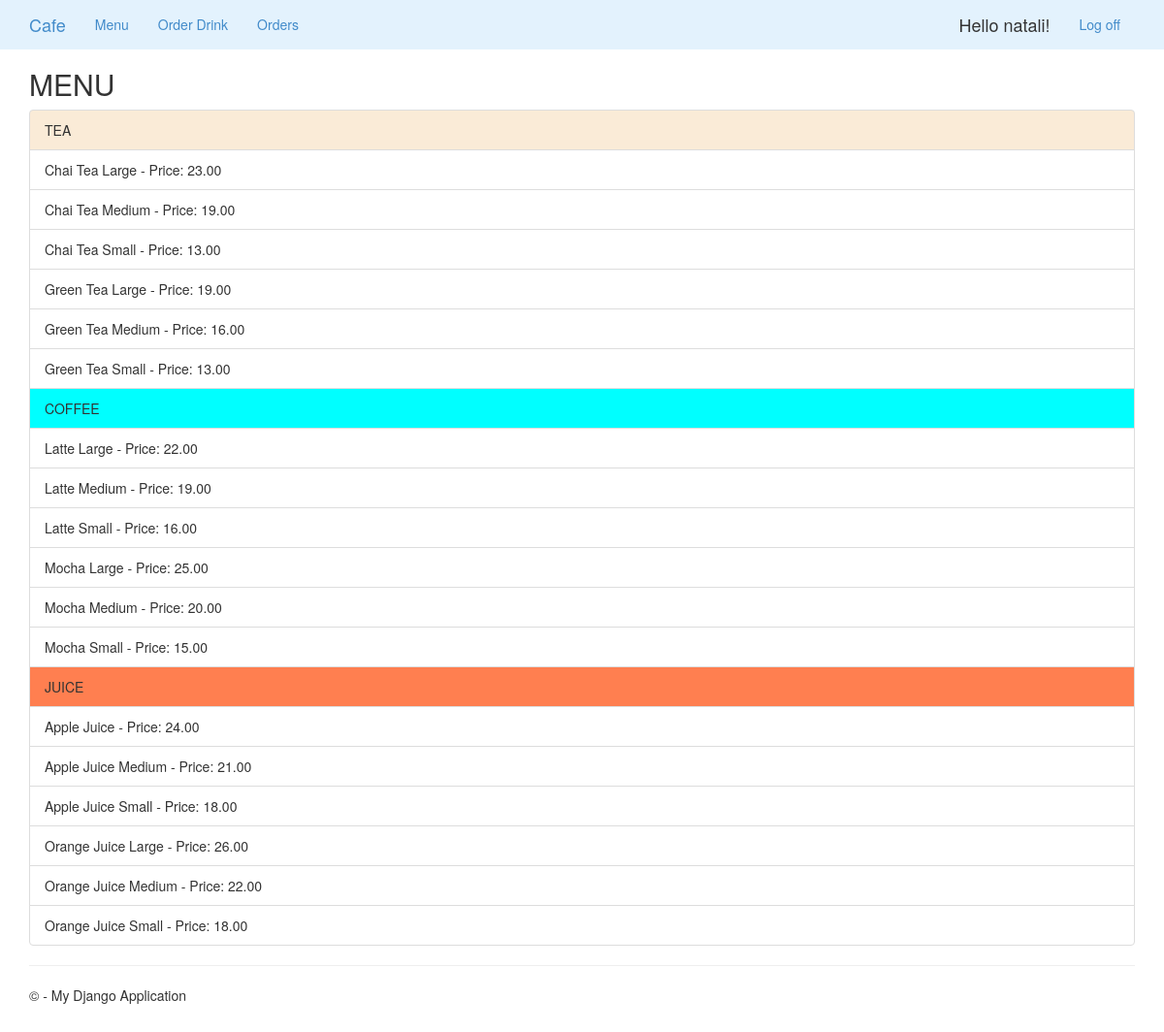
The page /menu/ (signed in) on the database its author committed.
### app/models.py (models this page shows, shortened)
class Drink (models.Model):
    TYPES = (
        ('COFFEE', 'coffee'),
        ('TEA', 'tea'),
        ('JUICE', 'juice'),
    )
    SIZES = (
        ('SMALL', 'small'),
        ('MEDIUM', 'medium'),
        ('LARGE', 'large'),
    )
    id = models.AutoField(primary_key=True)
    name = models.CharField(max_length=50)
    type = models.CharField(max_length=10, choices = TYPES , default='COFFEE')
    size = models.CharField(max_length=10, choices = SIZES , default='LARGE')
    price = models.DecimalField (max_digits=5, decimal_places=2)

### app/views.py (the view)
# urls.py: path('menu/', views.menu, name='menu'),
def menu(request):
    assert isinstance(request, HttpRequest)
    tea_list = Drink.objects.filter(type="TEA").order_by('name')
    coffee_list = Drink.objects.filter(type="COFFEE").order_by('name')
    juice_list = Drink.objects.filter(type="JUICE").order_by('name')
    return render(
        request,
        'app/menu.html',
        {
           'tea_list': tea_list,
           'coffee_list': coffee_list,
           'juice_list': juice_list,
        }
    )

### app/templates/app/menu.html
{% extends "app/layout.html" %}
{% block content %}
<h2>MENU</h2>
<ul class="list-group">
    <li class="list-group-item" style="background-color:antiquewhite">TEA</li>
{% for tea in tea_list %}
    <li class="list-group-item">{{tea.name}}  - Price: {{ tea.price}}</li>
{% endfor %}
    <li class="list-group-item" style="background-color:aqua">COFFEE</li>
{% for coffee in coffee_list %}
    <li class="list-group-item"> {{coffee.name}}  - Price: {{ coffee.price}}</li>
{% endfor %}
    <li class="list-group-item" style="background-color:coral">JUICE</li>
{% for juice in juice_list %}
   <li class="list-group-item">{{ juice.name}}  - Price: {{ juice.price}}</li>
{% endfor %}
</ul>
{% endblock %}

### app/templates/app/loginpartial.html (shortened to what this page needs)
{% if user.is_authenticated %}
<form id="logoutForm" action="/logout/" method="post" class="navbar-right">
    <ul class="nav navbar-nav navbar-right">
        <li><span class="navbar-brand">Hello {{ user.username }}!</span></li>
        <li><a href="javascript:document.getElementById('logoutForm').submit()">Log off</a></li>
    </ul>
</form>
{% else %}
<ul class="nav navbar-nav navbar-right">
    <li><a href="{% url 'login' %}">Log in</a></li>
</ul>
{% endif %}

### app/static/app/content/site.css (style rules this page uses)
body { padding-top: 50px; padding-bottom: 20px; }

### rows shown on the page
Drink: name "Chai Tea Large", price "23.00"
Drink: name "Chai Tea Medium", price "19.00"
Drink: name "Chai Tea Small", price "13.00"
Drink: name "Green Tea Large", price "19.00"
Drink: name "Green Tea Medium", price "16.00"
Drink: name "Green Tea Small", price "13.00"
Drink: name "Latte Large", price "22.00"
Drink: name "Latte Medium", price "19.00"
Drink: name "Latte Small", price "16.00"
Drink: name "Mocha Large", price "25.00"
Drink: name "Mocha Medium", price "20.00"
Drink: name "Mocha Small", price "15.00"
Drink: name "Apple Juice", price "24.00"
Drink: name "Apple Juice Medium", price "21.00"
Drink: name "Apple Juice Small", price "18.00"
Drink: name "Orange Juice Large", price "26.00"
Drink: name "Orange Juice Medium", price "22.00"
Drink: name "Orange Juice Small", price "18.00"

### other values the page prints
{{ user.username }} "natali"
